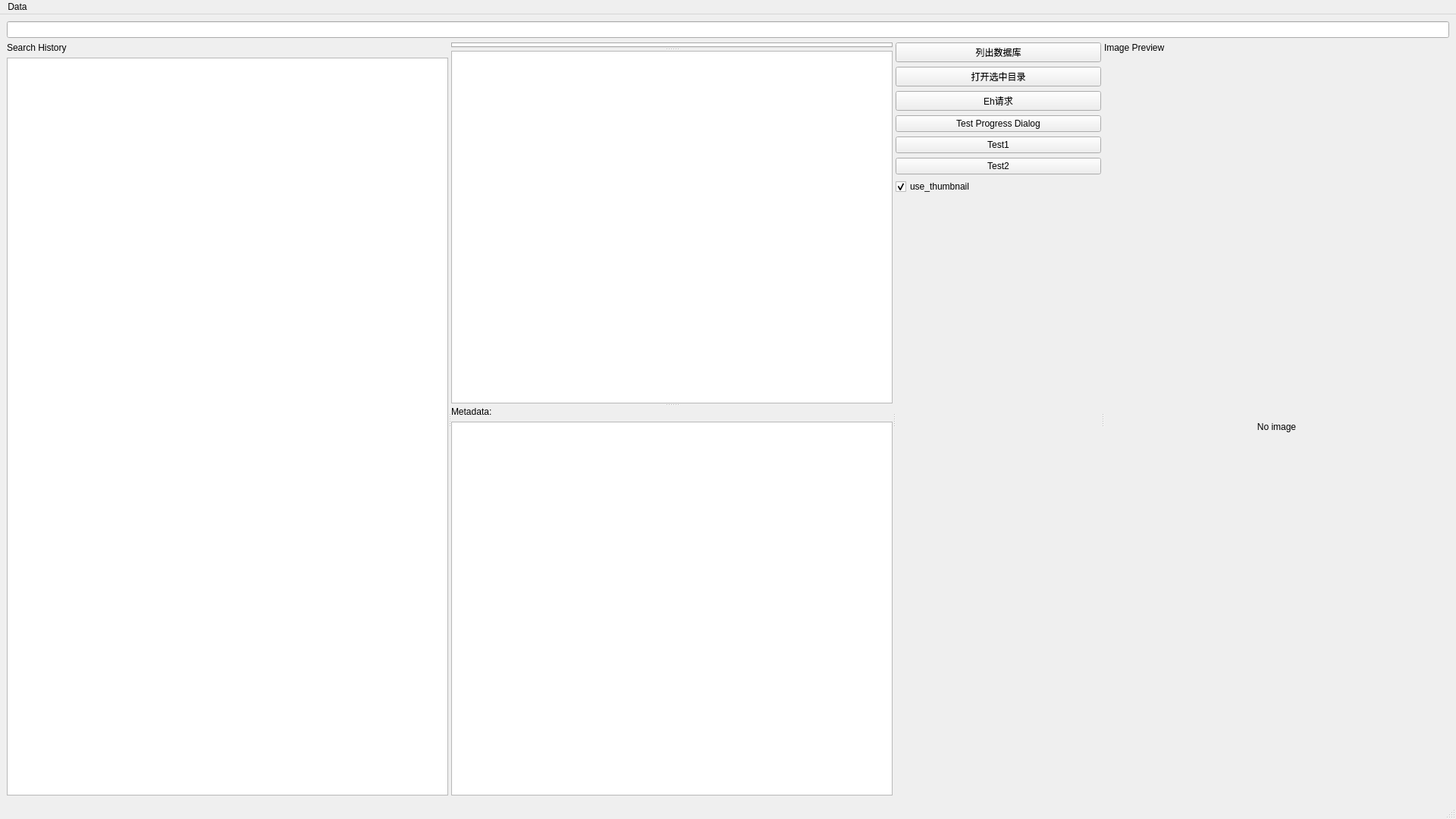
<?xml version="1.0" encoding="UTF-8"?>
<ui version="4.0">
 <class>MainWindow</class>
 <widget class="QMainWindow" name="MainWindow">
  <property name="geometry">
   <rect>
    <x>0</x>
    <y>0</y>
    <width>1920</width>
    <height>1080</height>
   </rect>
  </property>
  <property name="sizePolicy">
   <sizepolicy hsizetype="Ignored" vsizetype="Ignored">
    <horstretch>0</horstretch>
    <verstretch>0</verstretch>
   </sizepolicy>
  </property>
  <property name="windowTitle">
   <string>EhDbViewer</string>
  </property>
  <widget class="QWidget" name="central_widget">
   <layout class="QVBoxLayout" name="verticalLayout_4">
    <item>
     <widget class="QLineEdit" name="txtSearchBar"/>
    </item>
    <item>
     <widget class="QSplitter" name="splitter_main">
      <property name="orientation">
       <enum>Qt::Horizontal</enum>
      </property>
      <widget class="QWidget" name="verticalLayoutWidget">
       <layout class="QVBoxLayout" name="verticalLayout">
        <item>
         <widget class="QLabel" name="label">
          <property name="text">
           <string>Search History</string>
          </property>
         </widget>
        </item>
        <item>
         <widget class="QListView" name="history_view"/>
        </item>
       </layout>
      </widget>
      <widget class="QSplitter" name="splitter_result_column">
       <property name="orientation">
        <enum>Qt::Vertical</enum>
       </property>
       <widget class="QTabWidget" name="tabSearchResult">
        <property name="elideMode">
         <enum>Qt::ElideLeft</enum>
        </property>
       </widget>
       <widget class="QTableView" name="tableSearchResult">
        <property name="contextMenuPolicy">
         <enum>Qt::CustomContextMenu</enum>
        </property>
        <property name="editTriggers">
         <set>QAbstractItemView::NoEditTriggers</set>
        </property>
        <attribute name="verticalHeaderVisible">
         <bool>false</bool>
        </attribute>
       </widget>
       <widget class="QWidget" name="layoutWidget2">
        <layout class="QVBoxLayout" name="verticalLayout_3">
         <item>
          <widget class="QLabel" name="label_2">
           <property name="text">
            <string>Metadata:</string>
           </property>
          </widget>
         </item>
         <item>
          <widget class="QTextEdit" name="txtMetadataDisplay">
           <property name="readOnly">
            <bool>true</bool>
           </property>
          </widget>
         </item>
        </layout>
       </widget>
      </widget>
      <widget class="QWidget" name="layoutWidget3">
       <layout class="QVBoxLayout" name="verticalLayout_2">
        <item>
         <widget class="QPushButton" name="btnTestListFullDb">
          <property name="text">
           <string>列出数据库</string>
          </property>
         </widget>
        </item>
        <item>
         <widget class="QPushButton" name="btnOpenSelectedFolder">
          <property name="text">
           <string>打开选中目录</string>
          </property>
         </widget>
        </item>
        <item>
         <widget class="QPushButton" name="btnTestEhRequest">
          <property name="text">
           <string>Eh请求</string>
          </property>
         </widget>
        </item>
        <item>
         <widget class="QPushButton" name="btnTestProgressDiag">
          <property name="text">
           <string>Test Progress Dialog</string>
          </property>
         </widget>
        </item>
        <item>
         <widget class="QPushButton" name="btnTest1">
          <property name="text">
           <string>Test1</string>
          </property>
         </widget>
        </item>
        <item>
         <widget class="QPushButton" name="btnTest2">
          <property name="text">
           <string>Test2</string>
          </property>
         </widget>
        </item>
        <item>
         <widget class="QCheckBox" name="cbUseThumbnail">
          <property name="text">
           <string>use_thumbnail</string>
          </property>
          <property name="checked">
           <bool>true</bool>
          </property>
         </widget>
        </item>
        <item>
         <spacer name="verticalSpacer">
          <property name="orientation">
           <enum>Qt::Vertical</enum>
          </property>
          <property name="sizeHint" stdset="0">
           <size>
            <width>20</width>
            <height>40</height>
           </size>
          </property>
         </spacer>
        </item>
       </layout>
      </widget>
      <widget class="QWidget" name="imagePreviewLayoutWidget">
       <layout class="QVBoxLayout" name="imagePreviewLayout">
        <item>
         <widget class="QLabel" name="label_3">
          <property name="text">
           <string>Image Preview</string>
          </property>
         </widget>
        </item>
        <item>
         <widget class="AspectRatioLabel" name="labelPreview">
          <property name="sizePolicy">
           <sizepolicy hsizetype="Preferred" vsizetype="Expanding">
            <horstretch>0</horstretch>
            <verstretch>0</verstretch>
           </sizepolicy>
          </property>
          <property name="minimumSize">
           <size>
            <width>200</width>
            <height>1</height>
           </size>
          </property>
          <property name="text">
           <string>No image</string>
          </property>
          <property name="scaledContents">
           <bool>true</bool>
          </property>
          <property name="alignment">
           <set>Qt::AlignCenter</set>
          </property>
         </widget>
        </item>
       </layout>
      </widget>
     </widget>
    </item>
   </layout>
  </widget>
  <widget class="QMenuBar" name="menubar">
   <property name="geometry">
    <rect>
     <x>0</x>
     <y>0</y>
     <width>1920</width>
     <height>28</height>
    </rect>
   </property>
   <widget class="QMenu" name="menu_config">
    <property name="title">
     <string>Data</string>
    </property>
    <addaction name="actionImportFolder"/>
    <addaction name="actionImportEhViewerBackup"/>
    <addaction name="actionSettings"/>
   </widget>
   <addaction name="menu_config"/>
  </widget>
  <widget class="QStatusBar" name="statusbar"/>
  <action name="actionImportFolder">
   <property name="text">
    <string>Import Folder</string>
   </property>
  </action>
  <action name="actionSettings">
   <property name="text">
    <string>Settings</string>
   </property>
  </action>
  <action name="actionImportEhViewerBackup">
   <property name="text">
    <string>Import from EhViewer Backup</string>
   </property>
  </action>
 </widget>
 <customwidgets>
  <customwidget>
   <class>AspectRatioLabel</class>
   <extends>QLabel</extends>
   <header>widget/AspectRatioLabel.h</header>
  </customwidget>
 </customwidgets>
 <tabstops>
  <tabstop>tableSearchResult</tabstop>
  <tabstop>txtSearchBar</tabstop>
  <tabstop>btnTestListFullDb</tabstop>
  <tabstop>btnOpenSelectedFolder</tabstop>
  <tabstop>btnTestEhRequest</tabstop>
 </tabstops>
 <resources/>
 <connections/>
</ui>
